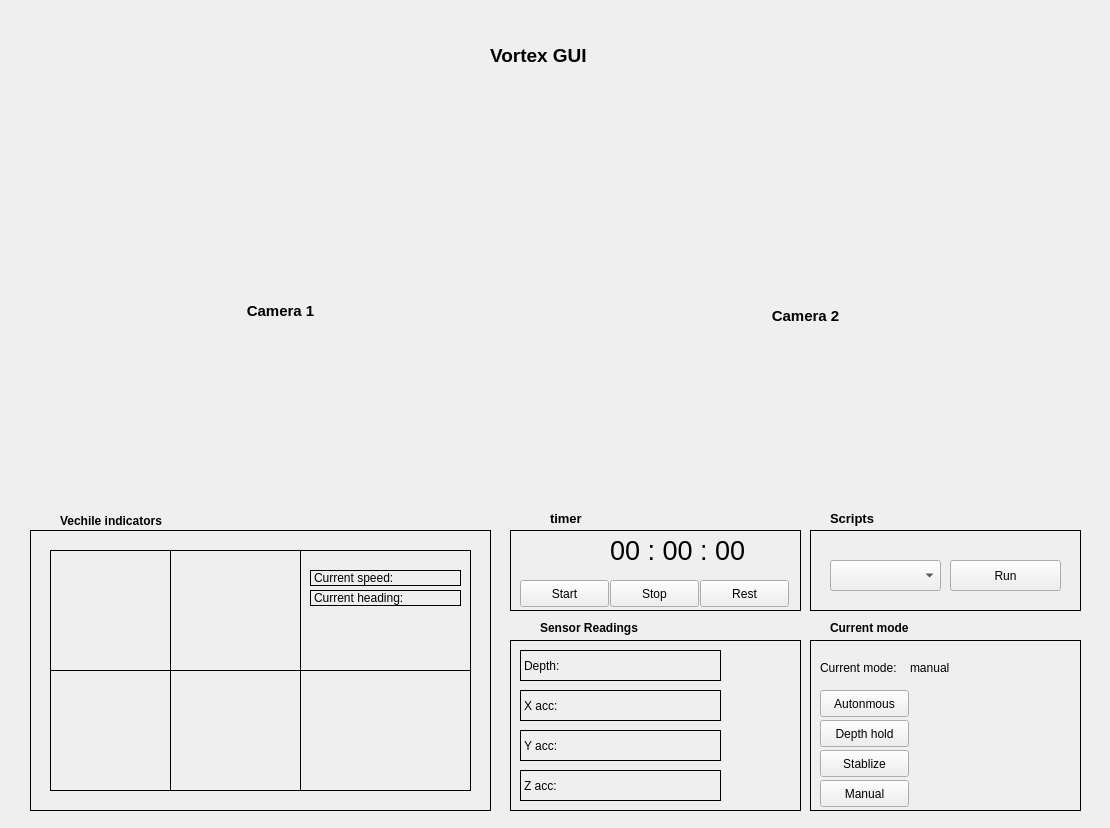
<?xml version="1.0" encoding="UTF-8"?>
<ui version="4.0">
 <class>MainWindow</class>
 <widget class="QMainWindow" name="MainWindow">
  <property name="geometry">
   <rect>
    <x>0</x>
    <y>0</y>
    <width>1110</width>
    <height>828</height>
   </rect>
  </property>
  <property name="windowTitle">
   <string>MainWindow</string>
  </property>
  <widget class="QWidget" name="centralwidget">
   <widget class="QLabel" name="background">
    <property name="geometry">
     <rect>
      <x>0</x>
      <y>0</y>
      <width>1121</width>
      <height>831</height>
     </rect>
    </property>
    <property name="text">
     <string/>
    </property>
   </widget>
   <widget class="QLabel" name="label">
    <property name="geometry">
     <rect>
      <x>490</x>
      <y>30</y>
      <width>131</width>
      <height>51</height>
     </rect>
    </property>
    <property name="font">
     <font>
      <pointsize>14</pointsize>
      <bold>true</bold>
     </font>
    </property>
    <property name="text">
     <string>Vortex GUI</string>
    </property>
   </widget>
   <widget class="QLabel" name="Camra1">
    <property name="geometry">
     <rect>
      <x>50</x>
      <y>140</y>
      <width>461</width>
      <height>341</height>
     </rect>
    </property>
    <property name="font">
     <font>
      <pointsize>11</pointsize>
      <bold>true</bold>
     </font>
    </property>
    <property name="text">
     <string>Camera 1</string>
    </property>
    <property name="alignment">
     <set>Qt::AlignCenter</set>
    </property>
   </widget>
   <widget class="QLabel" name="Camera2">
    <property name="geometry">
     <rect>
      <x>600</x>
      <y>160</y>
      <width>411</width>
      <height>311</height>
     </rect>
    </property>
    <property name="font">
     <font>
      <pointsize>11</pointsize>
      <bold>true</bold>
     </font>
    </property>
    <property name="text">
     <string>Camera 2</string>
    </property>
    <property name="alignment">
     <set>Qt::AlignCenter</set>
    </property>
   </widget>
   <widget class="QLabel" name="label_2">
    <property name="geometry">
     <rect>
      <x>30</x>
      <y>530</y>
      <width>461</width>
      <height>281</height>
     </rect>
    </property>
    <property name="frameShape">
     <enum>QFrame::Box</enum>
    </property>
    <property name="text">
     <string/>
    </property>
   </widget>
   <widget class="QLabel" name="label_3">
    <property name="geometry">
     <rect>
      <x>60</x>
      <y>510</y>
      <width>151</width>
      <height>21</height>
     </rect>
    </property>
    <property name="font">
     <font>
      <pointsize>9</pointsize>
      <bold>true</bold>
     </font>
    </property>
    <property name="text">
     <string>Vechile indicators</string>
    </property>
   </widget>
   <widget class="QLabel" name="label_4">
    <property name="geometry">
     <rect>
      <x>50</x>
      <y>550</y>
      <width>421</width>
      <height>241</height>
     </rect>
    </property>
    <property name="frameShape">
     <enum>QFrame::Box</enum>
    </property>
    <property name="text">
     <string/>
    </property>
   </widget>
   <widget class="QLabel" name="label_5">
    <property name="geometry">
     <rect>
      <x>50</x>
      <y>550</y>
      <width>121</width>
      <height>121</height>
     </rect>
    </property>
    <property name="frameShape">
     <enum>QFrame::Box</enum>
    </property>
    <property name="text">
     <string/>
    </property>
   </widget>
   <widget class="QLabel" name="label_6">
    <property name="geometry">
     <rect>
      <x>50</x>
      <y>670</y>
      <width>121</width>
      <height>121</height>
     </rect>
    </property>
    <property name="frameShape">
     <enum>QFrame::Box</enum>
    </property>
    <property name="text">
     <string/>
    </property>
   </widget>
   <widget class="QLabel" name="label_7">
    <property name="geometry">
     <rect>
      <x>170</x>
      <y>670</y>
      <width>131</width>
      <height>121</height>
     </rect>
    </property>
    <property name="frameShape">
     <enum>QFrame::Box</enum>
    </property>
    <property name="text">
     <string/>
    </property>
   </widget>
   <widget class="QLabel" name="label_8">
    <property name="geometry">
     <rect>
      <x>300</x>
      <y>670</y>
      <width>171</width>
      <height>121</height>
     </rect>
    </property>
    <property name="frameShape">
     <enum>QFrame::Box</enum>
    </property>
    <property name="text">
     <string/>
    </property>
   </widget>
   <widget class="QLabel" name="label_9">
    <property name="geometry">
     <rect>
      <x>300</x>
      <y>550</y>
      <width>171</width>
      <height>121</height>
     </rect>
    </property>
    <property name="frameShape">
     <enum>QFrame::Box</enum>
    </property>
    <property name="text">
     <string/>
    </property>
   </widget>
   <widget class="QLabel" name="label_10">
    <property name="geometry">
     <rect>
      <x>170</x>
      <y>550</y>
      <width>131</width>
      <height>121</height>
     </rect>
    </property>
    <property name="frameShape">
     <enum>QFrame::Box</enum>
    </property>
    <property name="text">
     <string/>
    </property>
   </widget>
   <widget class="QLabel" name="label_11">
    <property name="geometry">
     <rect>
      <x>510</x>
      <y>530</y>
      <width>291</width>
      <height>81</height>
     </rect>
    </property>
    <property name="frameShape">
     <enum>QFrame::Box</enum>
    </property>
    <property name="text">
     <string/>
    </property>
   </widget>
   <widget class="QLabel" name="label_12">
    <property name="geometry">
     <rect>
      <x>550</x>
      <y>510</y>
      <width>55</width>
      <height>16</height>
     </rect>
    </property>
    <property name="font">
     <font>
      <pointsize>10</pointsize>
      <bold>true</bold>
     </font>
    </property>
    <property name="text">
     <string>timer</string>
    </property>
   </widget>
   <widget class="QLabel" name="label_13">
    <property name="geometry">
     <rect>
      <x>310</x>
      <y>570</y>
      <width>151</width>
      <height>16</height>
     </rect>
    </property>
    <property name="frameShape">
     <enum>QFrame::Box</enum>
    </property>
    <property name="text">
     <string>Current speed:</string>
    </property>
   </widget>
   <widget class="QLabel" name="label_14">
    <property name="geometry">
     <rect>
      <x>310</x>
      <y>590</y>
      <width>151</width>
      <height>16</height>
     </rect>
    </property>
    <property name="frameShape">
     <enum>QFrame::Box</enum>
    </property>
    <property name="text">
     <string>Current heading:</string>
    </property>
   </widget>
   <widget class="QLabel" name="currentspeed">
    <property name="geometry">
     <rect>
      <x>400</x>
      <y>570</y>
      <width>61</width>
      <height>16</height>
     </rect>
    </property>
    <property name="text">
     <string/>
    </property>
   </widget>
   <widget class="QLabel" name="CurrentHeadings">
    <property name="geometry">
     <rect>
      <x>410</x>
      <y>590</y>
      <width>51</width>
      <height>16</height>
     </rect>
    </property>
    <property name="text">
     <string/>
    </property>
   </widget>
   <widget class="QLabel" name="timer">
    <property name="geometry">
     <rect>
      <x>610</x>
      <y>540</y>
      <width>151</width>
      <height>20</height>
     </rect>
    </property>
    <property name="font">
     <font>
      <pointsize>20</pointsize>
     </font>
    </property>
    <property name="text">
     <string>00 : 00 : 00</string>
    </property>
   </widget>
   <widget class="QPushButton" name="Start">
    <property name="geometry">
     <rect>
      <x>520</x>
      <y>580</y>
      <width>89</width>
      <height>27</height>
     </rect>
    </property>
    <property name="autoFillBackground">
     <bool>true</bool>
    </property>
    <property name="text">
     <string>Start</string>
    </property>
   </widget>
   <widget class="QPushButton" name="Stop">
    <property name="geometry">
     <rect>
      <x>610</x>
      <y>580</y>
      <width>89</width>
      <height>27</height>
     </rect>
    </property>
    <property name="autoFillBackground">
     <bool>true</bool>
    </property>
    <property name="text">
     <string>Stop</string>
    </property>
   </widget>
   <widget class="QPushButton" name="Rest">
    <property name="geometry">
     <rect>
      <x>700</x>
      <y>580</y>
      <width>89</width>
      <height>27</height>
     </rect>
    </property>
    <property name="autoFillBackground">
     <bool>true</bool>
    </property>
    <property name="text">
     <string>Rest</string>
    </property>
   </widget>
   <widget class="QLabel" name="label_15">
    <property name="geometry">
     <rect>
      <x>510</x>
      <y>640</y>
      <width>291</width>
      <height>171</height>
     </rect>
    </property>
    <property name="frameShape">
     <enum>QFrame::Box</enum>
    </property>
    <property name="text">
     <string/>
    </property>
   </widget>
   <widget class="QLabel" name="label_16">
    <property name="geometry">
     <rect>
      <x>520</x>
      <y>650</y>
      <width>201</width>
      <height>31</height>
     </rect>
    </property>
    <property name="frameShape">
     <enum>QFrame::Box</enum>
    </property>
    <property name="text">
     <string>Depth:</string>
    </property>
   </widget>
   <widget class="QLabel" name="label_17">
    <property name="geometry">
     <rect>
      <x>520</x>
      <y>690</y>
      <width>201</width>
      <height>31</height>
     </rect>
    </property>
    <property name="frameShape">
     <enum>QFrame::Box</enum>
    </property>
    <property name="text">
     <string>X acc:</string>
    </property>
   </widget>
   <widget class="QLabel" name="label_18">
    <property name="geometry">
     <rect>
      <x>520</x>
      <y>730</y>
      <width>201</width>
      <height>31</height>
     </rect>
    </property>
    <property name="frameShape">
     <enum>QFrame::Box</enum>
    </property>
    <property name="text">
     <string>Y acc:</string>
    </property>
   </widget>
   <widget class="QLabel" name="label_19">
    <property name="geometry">
     <rect>
      <x>520</x>
      <y>770</y>
      <width>201</width>
      <height>31</height>
     </rect>
    </property>
    <property name="frameShape">
     <enum>QFrame::Box</enum>
    </property>
    <property name="text">
     <string>Z acc:</string>
    </property>
   </widget>
   <widget class="QLabel" name="Depth">
    <property name="geometry">
     <rect>
      <x>590</x>
      <y>650</y>
      <width>131</width>
      <height>31</height>
     </rect>
    </property>
    <property name="text">
     <string/>
    </property>
   </widget>
   <widget class="QLabel" name="Xacc">
    <property name="geometry">
     <rect>
      <x>590</x>
      <y>690</y>
      <width>131</width>
      <height>31</height>
     </rect>
    </property>
    <property name="text">
     <string/>
    </property>
   </widget>
   <widget class="QLabel" name="Yacc">
    <property name="geometry">
     <rect>
      <x>590</x>
      <y>730</y>
      <width>131</width>
      <height>31</height>
     </rect>
    </property>
    <property name="text">
     <string/>
    </property>
   </widget>
   <widget class="QLabel" name="Zacc">
    <property name="geometry">
     <rect>
      <x>590</x>
      <y>770</y>
      <width>131</width>
      <height>31</height>
     </rect>
    </property>
    <property name="text">
     <string/>
    </property>
   </widget>
   <widget class="QLabel" name="label_20">
    <property name="geometry">
     <rect>
      <x>540</x>
      <y>620</y>
      <width>131</width>
      <height>16</height>
     </rect>
    </property>
    <property name="font">
     <font>
      <pointsize>9</pointsize>
      <bold>true</bold>
     </font>
    </property>
    <property name="text">
     <string>Sensor Readings</string>
    </property>
   </widget>
   <widget class="QLabel" name="label_21">
    <property name="geometry">
     <rect>
      <x>810</x>
      <y>530</y>
      <width>271</width>
      <height>81</height>
     </rect>
    </property>
    <property name="frameShape">
     <enum>QFrame::Box</enum>
    </property>
    <property name="text">
     <string/>
    </property>
   </widget>
   <widget class="QComboBox" name="comboBox">
    <property name="geometry">
     <rect>
      <x>830</x>
      <y>560</y>
      <width>111</width>
      <height>31</height>
     </rect>
    </property>
    <property name="currentText">
     <string/>
    </property>
   </widget>
   <widget class="QPushButton" name="run">
    <property name="geometry">
     <rect>
      <x>950</x>
      <y>560</y>
      <width>111</width>
      <height>31</height>
     </rect>
    </property>
    <property name="autoFillBackground">
     <bool>true</bool>
    </property>
    <property name="text">
     <string>Run</string>
    </property>
   </widget>
   <widget class="QLabel" name="label_22">
    <property name="geometry">
     <rect>
      <x>830</x>
      <y>510</y>
      <width>55</width>
      <height>16</height>
     </rect>
    </property>
    <property name="font">
     <font>
      <pointsize>10</pointsize>
      <bold>true</bold>
     </font>
    </property>
    <property name="text">
     <string>Scripts</string>
    </property>
   </widget>
   <widget class="QLabel" name="CurrentMode">
    <property name="geometry">
     <rect>
      <x>810</x>
      <y>640</y>
      <width>271</width>
      <height>171</height>
     </rect>
    </property>
    <property name="frameShape">
     <enum>QFrame::Box</enum>
    </property>
    <property name="text">
     <string/>
    </property>
   </widget>
   <widget class="QLabel" name="label_24">
    <property name="geometry">
     <rect>
      <x>830</x>
      <y>620</y>
      <width>131</width>
      <height>16</height>
     </rect>
    </property>
    <property name="font">
     <font>
      <pointsize>9</pointsize>
      <bold>true</bold>
     </font>
    </property>
    <property name="text">
     <string>Current mode</string>
    </property>
   </widget>
   <widget class="QLabel" name="label_25">
    <property name="geometry">
     <rect>
      <x>820</x>
      <y>660</y>
      <width>151</width>
      <height>16</height>
     </rect>
    </property>
    <property name="text">
     <string>Current mode:</string>
    </property>
   </widget>
   <widget class="QLabel" name="label_26">
    <property name="geometry">
     <rect>
      <x>910</x>
      <y>660</y>
      <width>155</width>
      <height>16</height>
     </rect>
    </property>
    <property name="text">
     <string>manual</string>
    </property>
   </widget>
   <widget class="QPushButton" name="Autonmous">
    <property name="geometry">
     <rect>
      <x>820</x>
      <y>690</y>
      <width>89</width>
      <height>27</height>
     </rect>
    </property>
    <property name="autoFillBackground">
     <bool>true</bool>
    </property>
    <property name="text">
     <string>Autonmous</string>
    </property>
   </widget>
   <widget class="QPushButton" name="DepthHold">
    <property name="geometry">
     <rect>
      <x>820</x>
      <y>720</y>
      <width>89</width>
      <height>27</height>
     </rect>
    </property>
    <property name="autoFillBackground">
     <bool>true</bool>
    </property>
    <property name="text">
     <string>Depth hold</string>
    </property>
   </widget>
   <widget class="QPushButton" name="Stablize">
    <property name="geometry">
     <rect>
      <x>820</x>
      <y>750</y>
      <width>89</width>
      <height>27</height>
     </rect>
    </property>
    <property name="autoFillBackground">
     <bool>true</bool>
    </property>
    <property name="text">
     <string>Stablize</string>
    </property>
   </widget>
   <widget class="QPushButton" name="Manual">
    <property name="geometry">
     <rect>
      <x>820</x>
      <y>780</y>
      <width>89</width>
      <height>27</height>
     </rect>
    </property>
    <property name="autoFillBackground">
     <bool>true</bool>
    </property>
    <property name="text">
     <string>Manual</string>
    </property>
   </widget>
   <widget class="QLabel" name="VGrapper">
    <property name="geometry">
     <rect>
      <x>60</x>
      <y>565</y>
      <width>101</width>
      <height>91</height>
     </rect>
    </property>
    <property name="text">
     <string/>
    </property>
   </widget>
   <widget class="QLabel" name="lHGraaper">
    <property name="geometry">
     <rect>
      <x>184</x>
      <y>560</y>
      <width>111</width>
      <height>101</height>
     </rect>
    </property>
    <property name="text">
     <string/>
    </property>
   </widget>
   <widget class="QLabel" name="UP">
    <property name="geometry">
     <rect>
      <x>90</x>
      <y>675</y>
      <width>41</width>
      <height>31</height>
     </rect>
    </property>
    <property name="text">
     <string/>
    </property>
   </widget>
   <widget class="QLabel" name="Left">
    <property name="geometry">
     <rect>
      <x>60</x>
      <y>705</y>
      <width>31</width>
      <height>41</height>
     </rect>
    </property>
    <property name="text">
     <string/>
    </property>
   </widget>
   <widget class="QLabel" name="Right">
    <property name="geometry">
     <rect>
      <x>130</x>
      <y>710</y>
      <width>31</width>
      <height>41</height>
     </rect>
    </property>
    <property name="text">
     <string/>
    </property>
   </widget>
   <widget class="QLabel" name="Down">
    <property name="geometry">
     <rect>
      <x>90</x>
      <y>750</y>
      <width>41</width>
      <height>31</height>
     </rect>
    </property>
    <property name="text">
     <string/>
    </property>
   </widget>
   <widget class="QLabel" name="UpArc">
    <property name="geometry">
     <rect>
      <x>190</x>
      <y>680</y>
      <width>81</width>
      <height>41</height>
     </rect>
    </property>
    <property name="text">
     <string/>
    </property>
   </widget>
   <widget class="QLabel" name="DownArc">
    <property name="geometry">
     <rect>
      <x>190</x>
      <y>735</y>
      <width>81</width>
      <height>41</height>
     </rect>
    </property>
    <property name="text">
     <string/>
    </property>
   </widget>
   <widget class="QLabel" name="UpArrow">
    <property name="geometry">
     <rect>
      <x>350</x>
      <y>675</y>
      <width>55</width>
      <height>51</height>
     </rect>
    </property>
    <property name="text">
     <string/>
    </property>
   </widget>
   <widget class="QLabel" name="DownArrow">
    <property name="geometry">
     <rect>
      <x>350</x>
      <y>730</y>
      <width>55</width>
      <height>51</height>
     </rect>
    </property>
    <property name="text">
     <string/>
    </property>
   </widget>
  </widget>
 </widget>
 <resources/>
 <connections/>
</ui>
